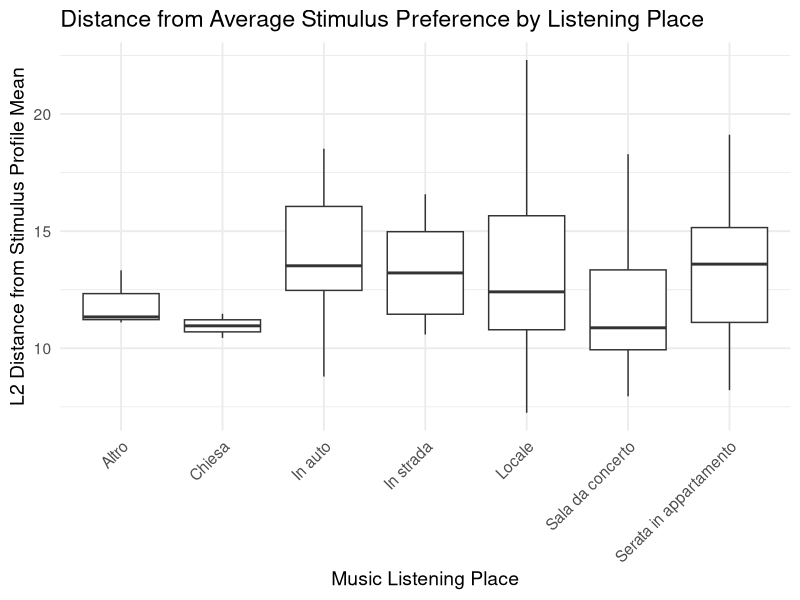

R code for this plot:
library(tidyverse)

# Charger les données
df <- read.csv("full_questionnaire_data.csv")

# Colonnes des stims
stim_vars <- paste0("stim_", 1:80)

# Supprimer les lignes avec tous les stims manquants
df <- df %>% filter(rowSums(is.na(select(., all_of(stim_vars)))) < length(stim_vars))

# Calculer la moyenne globale pour chaque stim
global_means <- df %>% select(all_of(stim_vars)) %>% summarise(across(everything(), ~mean(., na.rm = TRUE)))

# Calculer la distance L2 pour chaque participant
df$L2_distance_stims <- apply(df[, stim_vars], 1, function(x) {
  sqrt(sum((x - global_means)^2, na.rm = TRUE))
})

# Plot des distances par lieu d'écoute
ggplot(df, aes(x = MusicPlaces, y = L2_distance_stims)) +
  geom_boxplot() +
  theme_minimal(base_size = 14) +
  labs(x = "Music Listening Place", y = "L2 Distance from Stimulus Profile Mean",
       title = "Distance from Average Stimulus Preference by Listening Place") +
  theme(axis.text.x = element_text(angle = 45, hjust = 1))
